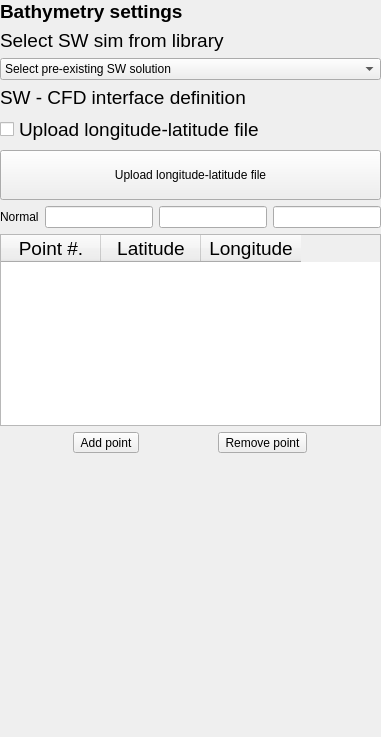
     <widget class="QWidget" name="page_3">
      <layout class="QVBoxLayout" name="verticalLayout_4">
       <property name="leftMargin">
        <number>0</number>
       </property>
       <property name="topMargin">
        <number>0</number>
       </property>
       <property name="rightMargin">
        <number>0</number>
       </property>
       <property name="bottomMargin">
        <number>0</number>
       </property>
       <item>
        <widget class="QLabel" name="GeoBHeading">
         <property name="font">
          <font>
           <pointsize>14</pointsize>
          </font>
         </property>
         <property name="text">
          <string>&lt;html&gt;&lt;head/&gt;&lt;body&gt;&lt;p&gt;&lt;span style=&quot; font-weight:600;&quot;&gt;Bathymetry settings&lt;/span&gt;&lt;/p&gt;&lt;/body&gt;&lt;/html&gt;</string>
         </property>
        </widget>
       </item>
       <item>
        <widget class="QLabel" name="GeoB_SimLibLabel">
         <property name="font">
          <font>
           <pointsize>14</pointsize>
          </font>
         </property>
         <property name="text">
          <string>&lt;html&gt;&lt;head/&gt;&lt;body&gt;&lt;p&gt;Select SW sim from library&lt;/p&gt;&lt;/body&gt;&lt;/html&gt;</string>
         </property>
        </widget>
       </item>
       <item>
        <widget class="QComboBox" name="GeoB_SimLibOptions">
         <item>
          <property name="text">
           <string>Select pre-existing SW solution</string>
          </property>
         </item>
         <item>
          <property name="text">
           <string>Cascadia subduction zone</string>
          </property>
         </item>
         <item>
          <property name="text">
           <string>Alaska-Aleutian subduction zone</string>
          </property>
         </item>
         <item>
          <property name="text">
           <string>Kermadec-Tonga subduction zone</string>
          </property>
         </item>
        </widget>
       </item>
       <item>
        <widget class="QLabel" name="GeoB_InterfaceLabel">
         <property name="font">
          <font>
           <pointsize>14</pointsize>
          </font>
         </property>
         <property name="text">
          <string>&lt;html&gt;&lt;head/&gt;&lt;body&gt;&lt;p&gt;SW - CFD interface definition&lt;/p&gt;&lt;/body&gt;&lt;/html&gt;</string>
         </property>
        </widget>
       </item>
       <item>
        <widget class="QCheckBox" name="GeoB_InterfaceCheck">
         <property name="enabled">
          <bool>true</bool>
         </property>
         <property name="font">
          <font>
           <pointsize>14</pointsize>
          </font>
         </property>
         <property name="text">
          <string>Upload longitude-latitude file</string>
         </property>
         <property name="checkable">
          <bool>true</bool>
         </property>
        </widget>
       </item>
       <item>
        <widget class="QPushButton" name="pushButton_2">
         <property name="text">
          <string>
Upload longitude-latitude file
</string>
         </property>
        </widget>
       </item>
       <item>
        <layout class="QHBoxLayout" name="horizontalLayout_8">
         <item>
          <widget class="QLabel" name="label_2">
           <property name="text">
            <string>Normal</string>
           </property>
          </widget>
         </item>
         <item>
          <widget class="QLineEdit" name="lineEdit_8"/>
         </item>
         <item>
          <widget class="QLineEdit" name="lineEdit_9"/>
         </item>
         <item>
          <widget class="QLineEdit" name="lineEdit_7"/>
         </item>
        </layout>
       </item>
       <item>
        <widget class="QTableWidget" name="GeoB_InterfaceTable">
         <property name="font">
          <font>
           <pointsize>14</pointsize>
          </font>
         </property>
         <column>
          <property name="text">
           <string>Point #.</string>
          </property>
         </column>
         <column>
          <property name="text">
           <string>Latitude</string>
          </property>
         </column>
         <column>
          <property name="text">
           <string>Longitude</string>
          </property>
         </column>
        </widget>
       </item>
       <item>
        <layout class="QHBoxLayout" name="horizontalLayout_2">
         <item>
          <widget class="QToolButton" name="GeoB_AddPoint">
           <property name="text">
            <string>Add point</string>
           </property>
          </widget>
         </item>
         <item>
          <widget class="QToolButton" name="GeoB_RemPoint">
           <property name="text">
            <string>Remove point</string>
           </property>
          </widget>
         </item>
        </layout>
       </item>
       <item>
        <spacer name="verticalSpacer_3">
         <property name="orientation">
          <enum>Qt::Vertical</enum>
         </property>
         <property name="sizeHint" stdset="0">
          <size>
           <width>20</width>
           <height>284</height>
          </size>
         </property>
        </spacer>
       </item>
      </layout>
     </widget>
